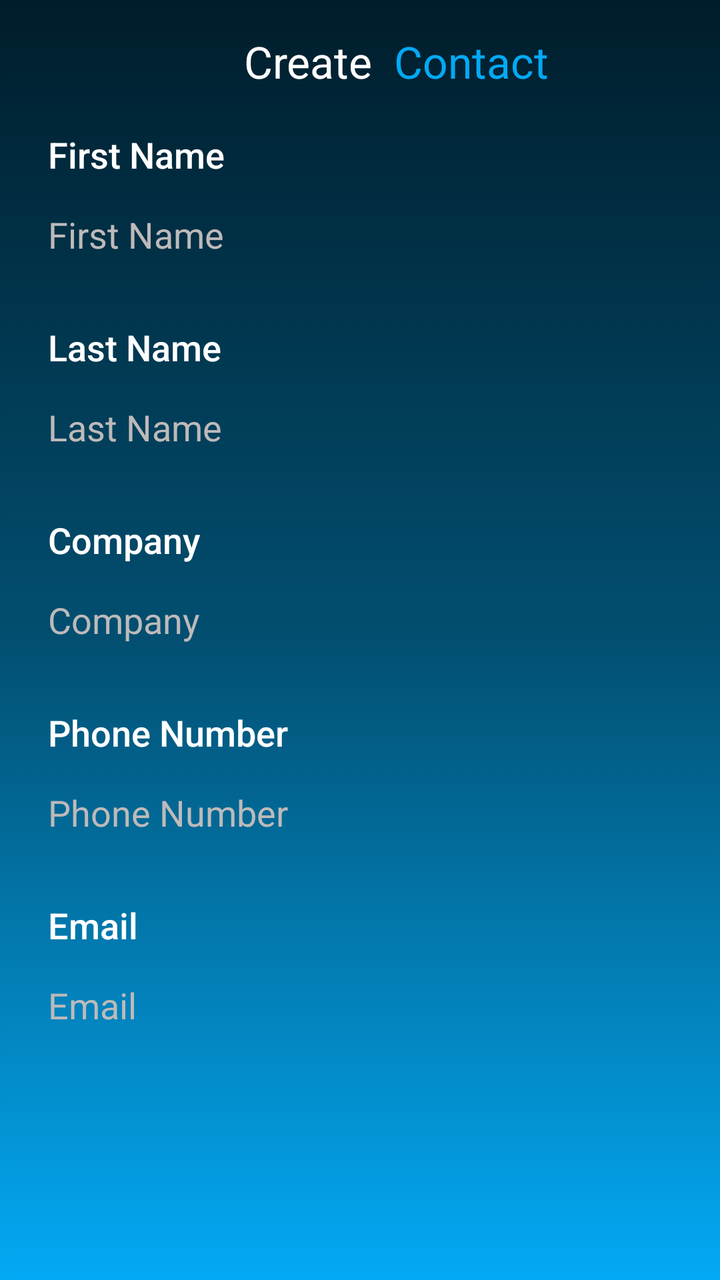
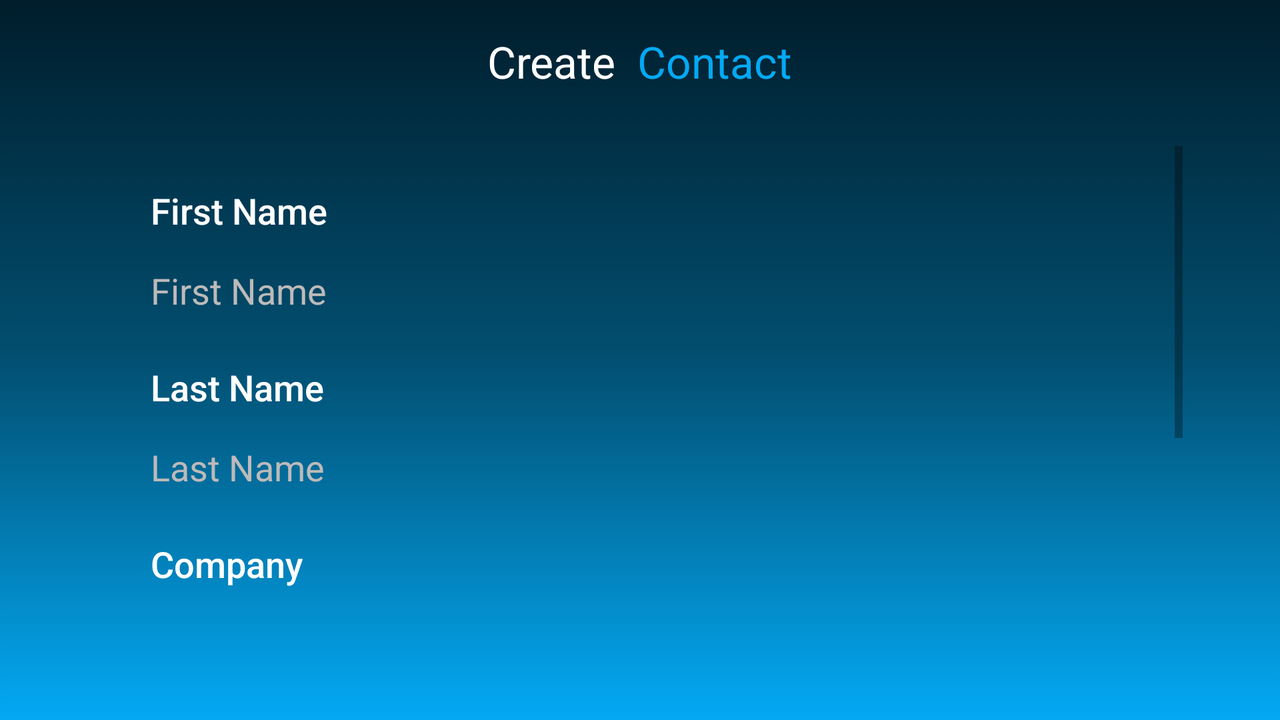

Compare how this app lays out the same screen by default and in its alternative resource folder. The renders come first, then the two layout files and the values they reference.
<!-- AndroidManifest.xml: application theme Theme.CyberCardV02 -->
<!-- res/layout/fragment2.xml -->
<?xml version="1.0" encoding="utf-8"?>
<androidx.constraintlayout.widget.ConstraintLayout
    xmlns:android="http://schemas.android.com/apk/res/android"
    xmlns:app="http://schemas.android.com/apk/res-auto"
    xmlns:tools="http://schemas.android.com/tools"
    android:background="@drawable/background_gradient"
    android:layout_width="match_parent"
    android:layout_height="match_parent">

    <TextView
        android:id="@+id/textView"
        android:layout_width="75dp"
        android:layout_height="25dp"
        android:layout_marginStart="122dp"
        android:layout_marginTop="16dp"
        android:text="@string/Create"
        android:textAppearance="@android:style/TextAppearance.DeviceDefault.Large"
        android:textColor="@color/white"
        app:layout_constraintEnd_toStartOf="@+id/textView8"
        app:layout_constraintStart_toStartOf="parent"
        app:layout_constraintTop_toTopOf="parent" />

    <TextView
        android:id="@+id/textView8"
        android:layout_width="78dp"
        android:layout_height="25dp"
        android:layout_marginTop="16dp"
        android:text="@string/contact"
        android:textAppearance="@android:style/TextAppearance.DeviceDefault.Large"
        android:textColor="#03A9F4"
        app:layout_constraintStart_toEndOf="@+id/textView"
        app:layout_constraintTop_toTopOf="parent" />

    <TextView
        android:id="@+id/textView2"
        android:layout_width="wrap_content"
        android:layout_height="wrap_content"
        android:layout_marginStart="24dp"
        android:layout_marginTop="24dp"
        android:text="@string/first_name"
        android:textAppearance="@android:style/TextAppearance.DeviceDefault.Medium"
        android:textColor="@color/white"
        app:layout_constraintStart_toStartOf="parent"
        app:layout_constraintTop_toBottomOf="@+id/textView" />

    <EditText
        android:id="@+id/editTextTextPersonName3"
        android:layout_width="340dp"
        android:layout_height="40dp"
        android:layout_marginStart="24dp"
        android:layout_marginTop="8dp"
        android:background="@android:color/transparent"
        android:ems="10"
        android:hint="@string/first_name"
        android:importantForAutofill="no"
        android:inputType="text|textVisiblePassword"
        android:textColor="@color/white"
        android:textColorHint="#BDBABA"
        app:layout_constraintStart_toStartOf="parent"
        app:layout_constraintTop_toBottomOf="@+id/textView2" />

    <TextView
        android:id="@+id/textView3"
        android:layout_width="wrap_content"
        android:layout_height="wrap_content"
        android:layout_marginStart="24dp"
        android:layout_marginTop="24dp"
        android:text="@string/last_name"
        android:textAppearance="@android:style/TextAppearance.DeviceDefault.Medium"
        android:textColor="@color/white"
        app:layout_constraintStart_toStartOf="parent"
        app:layout_constraintTop_toBottomOf="@+id/editTextTextPersonName3" />

    <EditText
        android:id="@+id/editTextTextPersonName4"
        android:layout_width="340dp"
        android:layout_height="40dp"
        android:layout_marginStart="24dp"
        android:layout_marginTop="8dp"
        android:background="@android:color/transparent"
        android:ems="10"
        android:hint="@string/last_name"
        android:importantForAutofill="no"
        android:inputType="text|textVisiblePassword"
        android:textColor="@color/white"
        android:textColorHint="#BDBABA"
        app:layout_constraintStart_toStartOf="parent"
        app:layout_constraintTop_toBottomOf="@+id/textView3" />

    <TextView
        android:id="@+id/textView4"
        android:layout_width="wrap_content"
        android:layout_height="wrap_content"
        android:layout_marginStart="24dp"
        android:layout_marginTop="24dp"
        android:text="@string/company"
        android:textAppearance="@android:style/TextAppearance.DeviceDefault.Medium"
        android:textColor="@color/white"
        app:layout_constraintStart_toStartOf="parent"
        app:layout_constraintTop_toBottomOf="@+id/editTextTextPersonName4" />

    <EditText
        android:id="@+id/editTextTextPersonName5"
        android:layout_width="340dp"
        android:layout_height="40dp"
        android:layout_marginStart="24dp"
        android:layout_marginTop="8dp"
        android:background="@android:color/transparent"
        android:ems="10"
        android:hint="@string/company"
        android:importantForAutofill="no"
        android:inputType="text|textVisiblePassword"
        android:textColor="@color/white"
        android:textColorHint="#BDBABA"
        app:layout_constraintStart_toStartOf="parent"
        app:layout_constraintTop_toBottomOf="@+id/textView4" />

    <TextView
        android:id="@+id/textView5"
        android:layout_width="wrap_content"
        android:layout_height="wrap_content"
        android:layout_marginStart="24dp"
        android:layout_marginTop="24dp"
        android:text="@string/phone"
        android:textAppearance="@android:style/TextAppearance.DeviceDefault.Medium"
        android:textColor="@color/white"
        app:layout_constraintStart_toStartOf="parent"
        app:layout_constraintTop_toBottomOf="@+id/editTextTextPersonName5" />

    <EditText
        android:id="@+id/editTextTextPersonName6"
        android:layout_width="340dp"
        android:layout_height="40dp"
        android:layout_marginStart="24dp"
        android:layout_marginTop="8dp"
        android:background="@android:color/transparent"
        android:ems="10"
        android:hint="@string/phone"
        android:importantForAutofill="no"
        android:inputType="text|textVisiblePassword"
        android:textColor="@color/white"
        android:textColorHint="#BDBABA"
        app:layout_constraintStart_toStartOf="parent"
        app:layout_constraintTop_toBottomOf="@+id/textView5" />

    <TextView
        android:id="@+id/textView6"
        android:layout_width="wrap_content"
        android:layout_height="wrap_content"
        android:layout_marginStart="24dp"
        android:layout_marginTop="24dp"
        android:text="@string/email"
        android:textAppearance="@android:style/TextAppearance.DeviceDefault.Medium"
        android:textColor="@color/white"
        app:layout_constraintStart_toStartOf="parent"
        app:layout_constraintTop_toBottomOf="@+id/editTextTextPersonName6" />

    <EditText
        android:id="@+id/editTextTextPersonName7"
        android:layout_width="340dp"
        android:layout_height="40dp"
        android:layout_marginStart="24dp"
        android:layout_marginTop="8dp"
        android:background="@android:color/transparent"
        android:ems="10"
        android:hint="@string/email"
        android:importantForAutofill="no"
        android:inputType="text|textVisiblePassword"
        android:textColor="@color/white"
        android:textColorHint="#BDBABA"
        app:layout_constraintStart_toStartOf="parent"
        app:layout_constraintTop_toBottomOf="@+id/textView6" />

</androidx.constraintlayout.widget.ConstraintLayout>
<!-- resources referenced by this layout -->
<resources>
  <color name="white">#FFFFFFFF</color>
  <!-- drawable background_gradient (drawable) -->
  <?xml version="1.0" encoding="utf-8"?>
  <selector xmlns:android="http://schemas.android.com/apk/res/android">
      <item>
          <shape>
              <gradient
                  android:startColor="#03A9F4"
                  android:centerColor="#024F71"
                  android:endColor="#001D2B"
                  android:angle="90"/>
          </shape>
      </item>
  </selector>
  <string name="Create">Create </string>
  <string name="company">Company</string>
  <string name="contact">Contact</string>
  <string name="email">Email</string>
  <string name="first_name">First Name</string>
  <string name="last_name">Last Name</string>
  <string name="phone">Phone Number</string>
  <style name="Theme.CyberCardV02" parent="Theme.MaterialComponents.DayNight.DarkActionBar">
          
          <item name="colorPrimary">@color/purple_500</item>
          <item name="colorPrimaryVariant">@color/purple_700</item>
          <item name="colorOnPrimary">@color/white</item>
          
          <item name="colorSecondary">@color/teal_200</item>
          <item name="colorSecondaryVariant">@color/teal_700</item>
          <item name="colorOnSecondary">@color/black</item>
          
          <item name="android:statusBarColor" tools:targetApi="l">?attr/colorPrimaryVariant</item>
          
      </style>
  <color name="purple_500">#FF6200EE</color>
  <color name="purple_700">#FF3700B3</color>
  <color name="teal_200">#FF03DAC5</color>
  <color name="teal_700">#FF018786</color>
  <color name="black">#FF000000</color>
</resources>
<!-- res/layout-land/fragment2.xml (the repository's variant of the layout above) -->
<!-- drawn on the phone turned sideways -->
<?xml version="1.0" encoding="utf-8"?>
<androidx.constraintlayout.widget.ConstraintLayout
    xmlns:android="http://schemas.android.com/apk/res/android"
    xmlns:app="http://schemas.android.com/apk/res-auto"
    android:background="@drawable/background_gradient"
    android:layout_width="match_parent"
    android:layout_height="match_parent">

    <TextView
        android:id="@+id/textView"
        android:layout_width="75dp"
        android:layout_height="25dp"
        android:layout_marginStart="290dp"
        android:layout_marginTop="16dp"
        android:text="@string/Create"
        android:textAppearance="@android:style/TextAppearance.DeviceDefault.Large"
        android:textColor="@color/white"
        app:layout_constraintEnd_toStartOf="@+id/textView8"
        app:layout_constraintStart_toStartOf="parent"
        app:layout_constraintTop_toTopOf="parent" />

    <TextView
        android:id="@+id/textView8"
        android:layout_width="78dp"
        android:layout_height="25dp"
        android:layout_marginTop="16dp"
        android:layout_marginEnd="290dp"
        android:text="@string/contact"
        android:textAppearance="@android:style/TextAppearance.DeviceDefault.Large"
        android:textColor="#03A9F4"
        app:layout_constraintEnd_toEndOf="parent"
        app:layout_constraintStart_toEndOf="@+id/textView"
        app:layout_constraintTop_toTopOf="parent" />

    <ScrollView
        android:id="@+id/scrollView2"
        android:layout_width="580dp"
        android:layout_height="0dp"
        android:layout_marginStart="60dp"
        android:layout_marginTop="8dp"
        android:layout_marginEnd="60dp"
        android:layout_marginBottom="24dp"
        android:paddingLeft="24dp"
        android:paddingTop="24dp"
        android:paddingRight="24dp"
        android:paddingBottom="24dp"
        app:layout_constraintBottom_toBottomOf="parent"
        app:layout_constraintEnd_toEndOf="parent"
        app:layout_constraintHorizontal_bias="0.41"
        app:layout_constraintStart_toStartOf="parent"
        app:layout_constraintTop_toBottomOf="@+id/textView8">

        <LinearLayout
            android:layout_width="match_parent"
            android:layout_height="0dp"
            android:orientation="vertical">

            <TextView
                android:id="@+id/textView2"
                android:layout_width="wrap_content"
                android:layout_height="wrap_content"
                android:layout_marginStart="16dp"
                android:layout_marginTop="20dp"
                android:text="@string/first_name"
                android:textAppearance="@android:style/TextAppearance.DeviceDefault.Medium"
                android:textColor="@color/white" />

            <EditText
                android:id="@+id/editTextTextPersonName3"
                android:layout_width="450dp"
                android:layout_height="40dp"
                android:layout_marginStart="16dp"
                android:layout_marginTop="8dp"
                android:layout_marginEnd="16dp"
                android:background="@android:color/transparent"
                android:ems="10"
                android:hint="@string/first_name"
                android:importantForAutofill="no"
                android:inputType="text|textVisiblePassword"
                android:textColor="@color/white"
                android:textColorHint="#BDBABA" />

            <TextView
                android:id="@+id/textView3"
                android:layout_width="wrap_content"
                android:layout_height="wrap_content"
                android:layout_marginStart="16dp"
                android:layout_marginTop="16dp"
                android:text="@string/last_name"
                android:textAppearance="@android:style/TextAppearance.DeviceDefault.Medium"
                android:textColor="@color/white" />

            <EditText
                android:id="@+id/editTextTextPersonName4"
                android:layout_width="450dp"
                android:layout_height="40dp"
                android:layout_marginStart="16dp"
                android:layout_marginTop="8dp"
                android:layout_marginEnd="16dp"
                android:background="@android:color/transparent"
                android:ems="10"
                android:hint="@string/last_name"
                android:importantForAutofill="no"
                android:inputType="text|textVisiblePassword"
                android:textColor="@color/white"
                android:textColorHint="#BDBABA" />

            <TextView
                android:id="@+id/textView4"
                android:layout_width="wrap_content"
                android:layout_height="wrap_content"
                android:layout_marginStart="16dp"
                android:layout_marginTop="16dp"
                android:text="@string/company"
                android:textAppearance="@android:style/TextAppearance.DeviceDefault.Medium"
                android:textColor="@color/white" />

            <EditText
                android:id="@+id/editTextTextPersonName5"
                android:layout_width="450dp"
                android:layout_height="40dp"
                android:layout_marginStart="16dp"
                android:layout_marginTop="8dp"
                android:layout_marginEnd="16dp"
                android:background="@android:color/transparent"
                android:ems="10"
                android:hint="@string/company"
                android:importantForAutofill="no"
                android:inputType="text|textVisiblePassword"
                android:textColor="@color/white"
                android:textColorHint="#BDBABA" />

            <TextView
                android:id="@+id/textView5"
                android:layout_width="wrap_content"
                android:layout_height="wrap_content"
                android:layout_marginStart="16dp"
                android:layout_marginTop="16dp"
                android:text="@string/phone"
                android:textAppearance="@android:style/TextAppearance.DeviceDefault.Medium"
                android:textColor="@color/white" />

            <EditText
                android:id="@+id/editTextTextPersonName6"
                android:layout_width="450dp"
                android:layout_height="40dp"
                android:layout_marginStart="16dp"
                android:layout_marginTop="8dp"
                android:layout_marginEnd="16dp"
                android:background="@android:color/transparent"
                android:ems="10"
                android:hint="@string/phone"
                android:importantForAutofill="no"
                android:inputType="text|textVisiblePassword"
                android:textColor="@color/white"
                android:textColorHint="#BDBABA" />

            <TextView
                android:id="@+id/textView6"
                android:layout_width="wrap_content"
                android:layout_height="wrap_content"
                android:layout_marginStart="16dp"
                android:layout_marginTop="16dp"
                android:text="@string/email"
                android:textAppearance="@android:style/TextAppearance.DeviceDefault.Medium"
                android:textColor="@color/white" />

            <EditText
                android:id="@+id/editTextTextPersonName7"
                android:layout_width="450dp"
                android:layout_height="40dp"
                android:layout_marginStart="16dp"
                android:layout_marginTop="8dp"
                android:layout_marginEnd="16dp"
                android:background="@android:color/transparent"
                android:ems="10"
                android:hint="@string/email"
                android:importantForAutofill="no"
                android:inputType="text|textVisiblePassword"
                android:textColor="@color/white"
                android:textColorHint="#BDBABA" />
        </LinearLayout>
    </ScrollView>
</androidx.constraintlayout.widget.ConstraintLayout>
